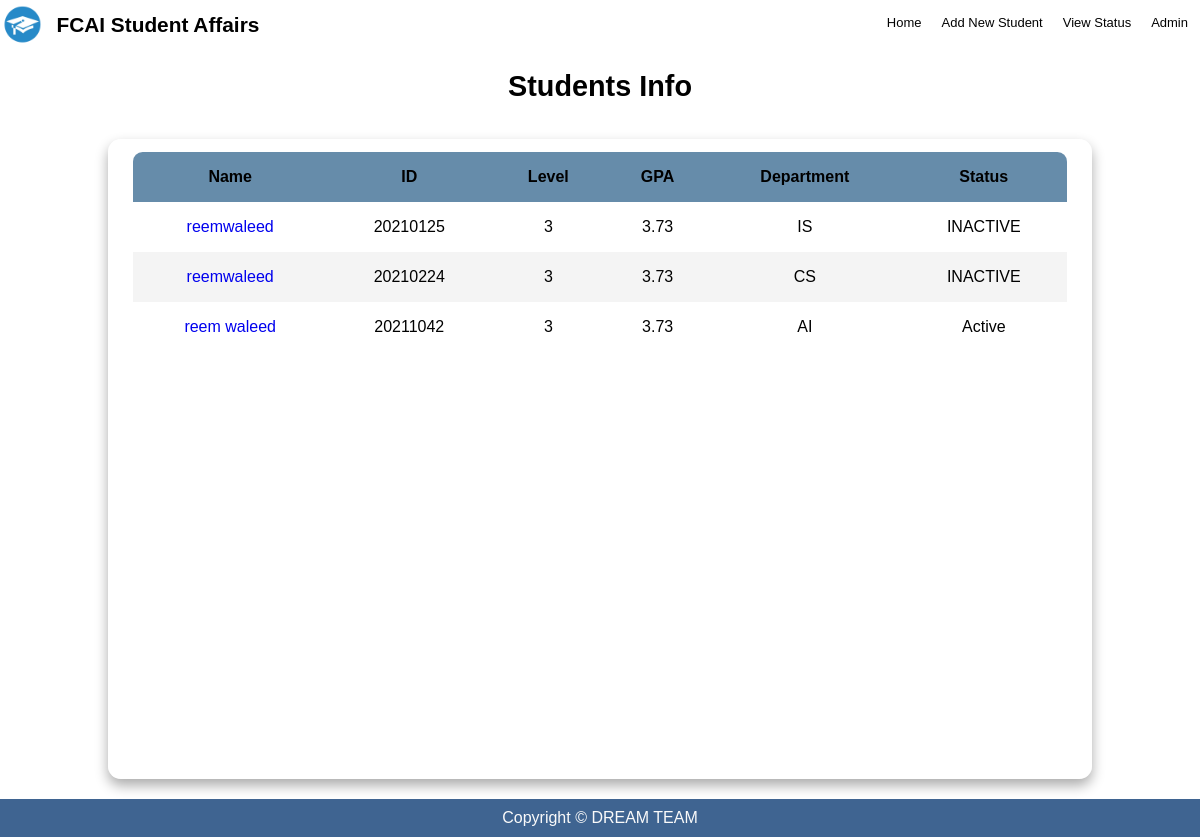
The app's page /students/ (signed in) with its own data.
### students/models.py (models this page shows, shortened)
class Student(models.Model):
    name = models.CharField(max_length=50)
    status = models.CharField(max_length=25, choices=Status)
    birthDate = models.DateField()
    gpa = models.FloatField()
    phoneNumber = models.CharField(max_length=11)
    email = models.EmailField()
    gender = models.CharField(max_length=6, choices=Gender)
    level = models.CharField(max_length=1)
    department = models.CharField(max_length=25, choices=Departments)

### students/views.py (the view)
# urls.py: path('students/', views.studentData, name='studentData'),
def studentData(request):
    allStudents = Student.objects.all()  # Get all students from the database
    context = {'allStudents': allStudents}
    return render(request, 'studentData.html', context)

### students/templates/studentData.html
{% extends 'base.html' %} {% block body %}
<br /><br /><br />
<section class="table__header">
  <h1 class="statusTitle">Students Info</h1>
</section>
<div class="allStatusTable">
  <main class="table" id="saifTable">
    <section class="table__body">
      <table>
        <thead>
          <tr>
            <th>Name</th>
            <th>ID</th>
            <th>Level</th>
            <th>GPA</th>
            <th>Department</th>
            <th>Status</th>
          </tr>
        </thead>
        <tbody>
          {% for student in allStudents %}
          <div id="studentContainer">
            <tr>
              <td>
                <a
                  style="text-decoration: none"
                  href="{% url 'students:studentInfo' student.id %}"
                  >{{student.name}}
                </a>
              </td>
              <td>{{student.id}}</td>
              <td>{{student.level}}</td>
              <td>{{student.gpa}}</td>
              <td>{{student.department}}</td>
              <td>{{student.status}}</td>
            </tr>
          </div>
          {% endfor %}
        </tbody>
      </table>
    </section>
  </main>
</div>
{% endblock body %}

### templates/base.html (shortened to what this page needs)
{%load static%}
<!DOCTYPE html>
<html lang="en">
  <head>
    <link rel="stylesheet" href="{% static 'css/style.css' %}" />
  </head>
  <body>
    <header>
      <div class="navleft">
        <sub
          ><img
            src="{% static 'images/icon.webp' %}"
            alt="icon"
            style="width: 40px"
        /></sub>
        <a
          style="
            text-decoration: none;
            color: black;
            font-size: 25px;
            font-weight: bold;
          "
          href="index.html"
          ><span style="margin-left: 10px"
            ><sup> FCAI student Affairs</sup></span
          ></a
        >
      </div>
      <nav class="navbar">
        <ul>
          <li><a href="{% url 'students:index' %}">Home</a></li>
          <li><a href="{% url 'students:add' %}">Add New Student</a></li>
          <li><a href="{% url 'students:status' %}">View Status</a></li>
          <li>
            <a href="{% url 'students:index' %}">{{user.username}} </a>
          </li>
        </ul>
      </nav>
    </header>
    {% block body %} {% endblock body %}
    <footer>
      <p>Copyright © DREAM TEAM</p>
    </footer>
  </body>
</html>

### static/css/style.css (style rules this page uses)
* { margin: 0; padding: 0; box-sizing: border-box; font-family: Arial, Helvetica, sans-serif; text-decoration: none; }
body { min-height: 100vh; display: flex; flex-direction: column; background-image: url(https://i.pinimg.com/564x/b7/5f/71/b75f71b1195835a27b73673852c36546.jpg); }
header { text-transform: capitalize; padding: 5px 2px; position: absolute; top: 0; right: 0; left: 0; display: flex; justify-content: space-between; z-index: 10000; margin-bottom: 25px; }
header .navbar ul { list-style: none; }
header .navbar ul li { position: relative; float: left; }
header .navbar ul li a { font-size: 13px; padding: 10px; color: rgb(3, 3, 3); display: block; border-radius: 50px; }
#saifTable { width: 82vw; height: 80vh; background-color: #fff5; backdrop-filter: blur(7px); box-shadow: 0 0.4rem 0.8rem #0005; border-radius: 0.8rem; overflow: hidden; margin-top: 20px; margin-bottom: 20px; }
.table__header { text-align: center; width: 100%; height: 15%; font-size: 1.2rem; padding: 1rem 1rem; justify-content: space-between; align-items: center; }
.table__body { width: 95%; max-height: calc(89% - 1.6rem); background-color: #fffb; margin: 0.8rem auto; border-radius: 0.6rem; overflow: auto; overflow: overlay; }
.table__body table { width: 100%; }
.table__body table, th, td { border-collapse: collapse; padding: 1rem; text-align: left; text-align: center; }
.table__body thead th { position: sticky; top: 0; left: 0; background-color: #668caafe; cursor: pointer; text-transform: capitalize; }
.table__body tbody tr:nth-child(even) { background-color: #0000000b; }
.allStatusTable, .btnArea { display: flex; justify-content: center; align-items: center; }
footer { position: static; left: 0; bottom: 0; margin-top: auto; width: 100%; padding: 10px; background-color: #3f6491; color: #fafafa; text-align: center; }

### records on screen
Student: name "reemwaleed", id "20210125", level "3", gpa "3.73", department "IS", status "INACTIVE"
Student: name "reemwaleed", id "20210224", level "3", gpa "3.73", department "CS", status "INACTIVE"
Student: name "reem waleed", id "20211042", level "3", gpa "3.73", department "AI", status "Active"

### other values on screen
{{ user.username }} "Admin"
